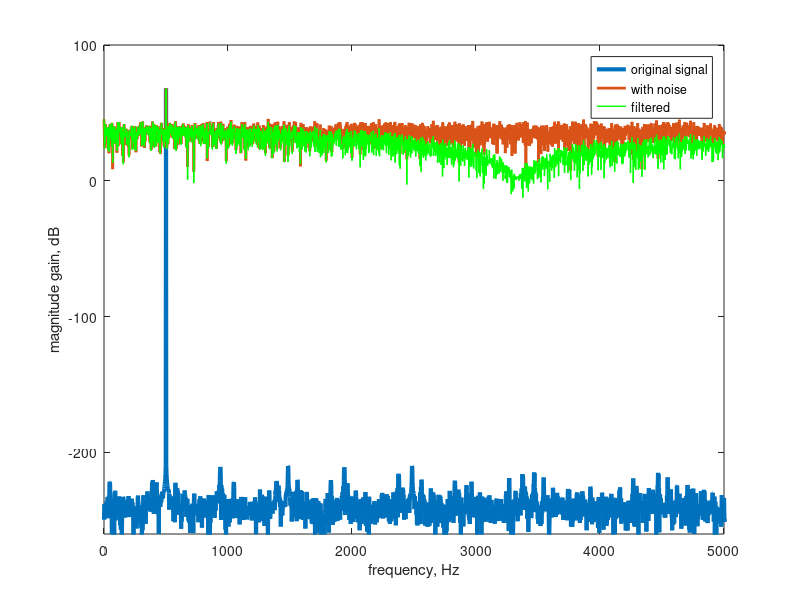

MATLAB code to generate this figure:
% Part 1: Noisy signal
f1=.5e3;
fs=10e3;
Ts=1/fs;
tlen=0.5;
t=0:Ts:tlen-Ts;
N=length(t);

x=sin(2*pi*f1*t);
standev=1;
n=randn(1,N)*standev;
xn=x+n;

plot(t,x,'LineWidth',3);
hold on
plot(t,xn,'LineWidth',1);
axis([0 1/f1*10 -4 4]);

xlabel('time,s');
ylabel('amplitude, arbitrary units');
legend('original signal','with noise');
hold off

% Part 2: Moving-average filter
M=3;
A=1;
B=ones(1,M)/M;
disp(B)

y=filter(B,A,xn);

plot(t,x,'LineWidth',3);
hold on
plot(t,xn,'LineWidth',1);
plot(t,y,'g','LineWidth',2);
axis([0 1/f1*10 -4 4]);

xlabel('time,s');
ylabel('amplitude, arbitrary units');
legend('original signal','with noise','filtered');
hold off

% Part 3: Fourier Transform
X=abs(fft(x));
Xn=abs(fft(xn));
Y=abs(fft(y));

fbin=fs/N;
f=0:fbin:fs-fbin;

plot(f,20*log10(X),'LineWidth',3)
hold on
plot(f,20*log10(Xn),'LineWidth',2)
plot(f,20*log10(Y),'g','LineWidth',1)

axis([0 fs/2 -260 100]);

xlabel('frequency, Hz');
ylabel('magnitude gain, dB');
legend('original signal','with noise','filtered');
hold off;
